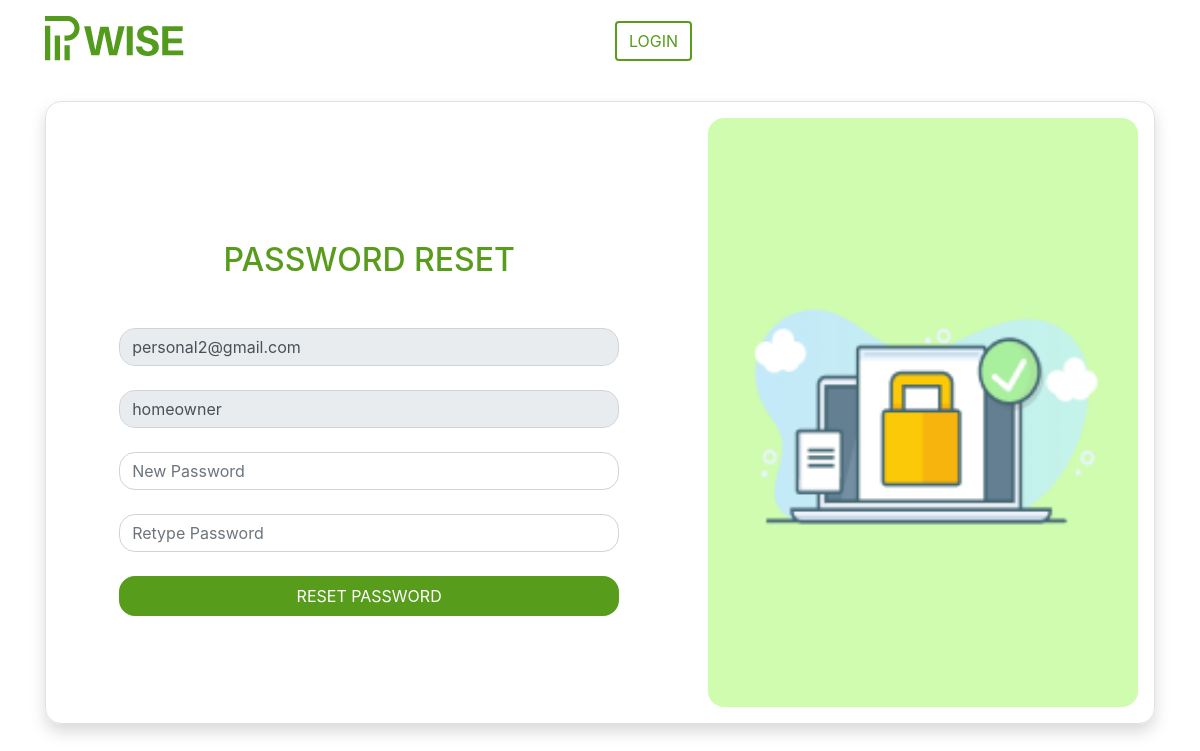
The page /auth/passwordReset.php?id=1 on the database as committed earlier.
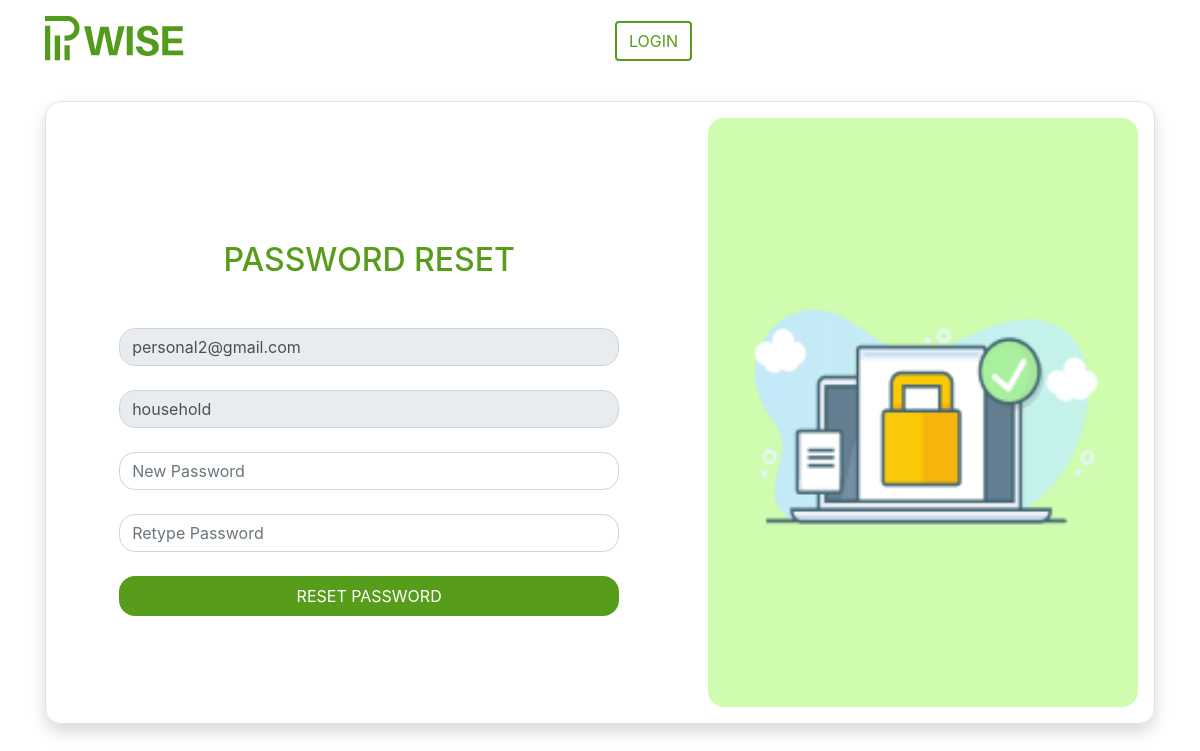
The same page on the database as committed later.
### tables this page shows
CREATE TABLE `users` (
  `id` int(11) NOT NULL,
  `firstname` varchar(255) NOT NULL,
  `lastname` varchar(255) NOT NULL,
  `email` varchar(255) NOT NULL,
  `username` varchar(255) NOT NULL,
  `password` varchar(255) NOT NULL,
  `image` varchar(255) DEFAULT NULL,
  `mobile` varchar(20) DEFAULT NULL,
  `parent_id` int(11) NOT NULL DEFAULT 0,
  `is_verified` bit(1) NOT NULL DEFAULT b'0',
  `verification_link` varchar(255) DEFAULT NULL,
  `change_password_link` varchar(255) DEFAULT NULL,
  `account_type` int(11) NOT NULL,
  `created` timestamp NOT NULL DEFAULT current_timestamp(),
  `created_by` int(11) DEFAULT NULL,
  `archived` bit(1) NOT NULL DEFAULT b'0',
  `is_new` tinyint(1) NOT NULL DEFAULT 1
);

### helpers/DatabaseConfiguration.php (called while the page is built, shortened)
<?php
class DatabaseConfiguration {
    private $servername = "localhost";
    private $username   = "root";
    private $password   = "";
    private $database   = "pwise";
    public function __construct() {
        $this->conn = new mysqli($this->servername, $this->username, $this->password, $this->database);
    }
}
?>

### repository/account/UpdateRepository.php (called while the page is built, shortened)
<?php
class UpdateRepository extends ReposittoryHelper {
    private $data;
    public function __construct() {
        $this->data = new UpdateData();
    }
    public function GetUserData($id) {
        $result = $this->data->GetUserData($id);
        return $this->GetDataAsArray($result);
    }
}
?>

### helpers/DataHelper.php (called while the page is built, shortened)
<?php
class DataHelper extends DatabaseConfiguration {
    public function EscapeString($data) {
        return mysqli_real_escape_string($this->conn, $data);
    }
    public function SelectData($sql) {
        return $this->conn->query($sql);
    }
}
?>

### data/account/UpdateData.php (called while the page is built, shortened)
<?php
class UpdateData extends DataHelper {
    public function GetUserData($id) {
        $id  = $this->EscapeString($id);
        $sql = "SELECT * FROM users WHERE id = '$id'";
        return $this->SelectData($sql);
    }
}
?>

### helpers/ReposittoryHelper.php (called while the page is built, shortened)
<?php
class ReposittoryHelper {
    public function GetDataAsArray($array) {
        $data = [];
        while($row = $array->fetch_assoc()) {
            array_push($data, $row);
        }
        return $data;
    }
}
?>

### auth/passwordReset.php (the view, shortened to what this page needs)
<?php
require_once './../data/account/UpdateData.php';
require_once './../repository/account/UpdateRepository.php';
$id   = isset($_GET['id']) ? $_GET['id'] : 0;
$data = new UpdateRepository();
$user = $data->GetUserData($id);
?>
<!doctype html>
<html lang="en">
<head>
    <link href="./../node_modules/bootstrap/dist/css/bootstrap.min.css" rel="stylesheet">
    <link rel="stylesheet" href="./../node_modules/font-awesome/css/font-awesome.min.css">
    <link rel="stylesheet" href="./../node_modules/sweetalert2/dist/sweetalert2.min.css">
    <link rel="stylesheet" href="./../assets/core/css/style.css">
</head>
<body>
    <div class="container">
        <div class="row py-3">
            <div class="col-6 text-start">
                <img src="./../assets/core/images/pwise-green-logo.png" alt="">
            </div>
            <div class="col-6 text-end mt-auto">
                <a href="login.php" class="btn btn-site-outline">LOGIN</a>
            </div>
        </div>
        <div class="row my-4">
            <div class="col">
                <div class="row border shadow mx-0 site-primary-radius">
                    <div class="col col-md-7 p-3 position-relative">
                        <div class="h-100 d-flex align-items-center justify-content-center">
                            <form class="login-form" onsubmit="return SendResetPassword(this)">
                                <h2 class="text-site-primary text-center mb-5">PASSWORD RESET</h2>
                                <div class="mt-4">
                                    <input type="text" id="email" class="form-control site-btn site-primary-radius" placeholder="Email" value="<?php echo $user[0]['email']; ?>" disabled>
                                </div>
                                <div class="mt-4">
                                    <input type="text" id="username" class="form-control site-btn site-primary-radius" placeholder="Username" value="<?php echo $user[0]['username']; ?>" disabled>
                                </div>
                                <div class="mt-4">
                                    <input type="password" name="password" id="pass1" class="form-control site-btn site-primary-radius" placeholder="New Password">
                                </div>
                                <div class="mt-4">
                                    <input type="password" id="pass2" class="form-control site-btn site-primary-radius" placeholder="Retype Password">
                                </div>
                                <div class="mt-4">
                                    <button class="btn btn-site-primary" type="submit">RESET PASSWORD</button>
                                </div>
                            </form>
                        </div>
                    </div>
                    <div class="d-none d-md-block col-md-5 p-3 position-relative">
                        <div class="d-flex h-100 align-items-center">
                            <img src="./../assets/core/images/login-banner.png" alt="" class="w-100 site-primary-radius">
                        </div>
                    </div>
                </div>
            </div>
        </div>
    </div>
</body>
</html>

### assets/core/css/style.css (style rules this page uses)
.btn-site-outline { border: 2px solid #589c1c; color: #589c1c; }
.btn-site-primary { border: 2px solid #589c1c; color: #FFFFFF; background: #589c1c; width: 100%; border-radius: 1rem; }
.text-site-primary { color: #589c1c }
.site-primary-radius { border-radius: 1rem !important; }
.login-form { padding-top: 2rem; width: 100%; max-width: 500px; }

Rows that differ between the two databases and show on the page:
changed users "personal2@gmail.com": username "homeowner" → "household"
